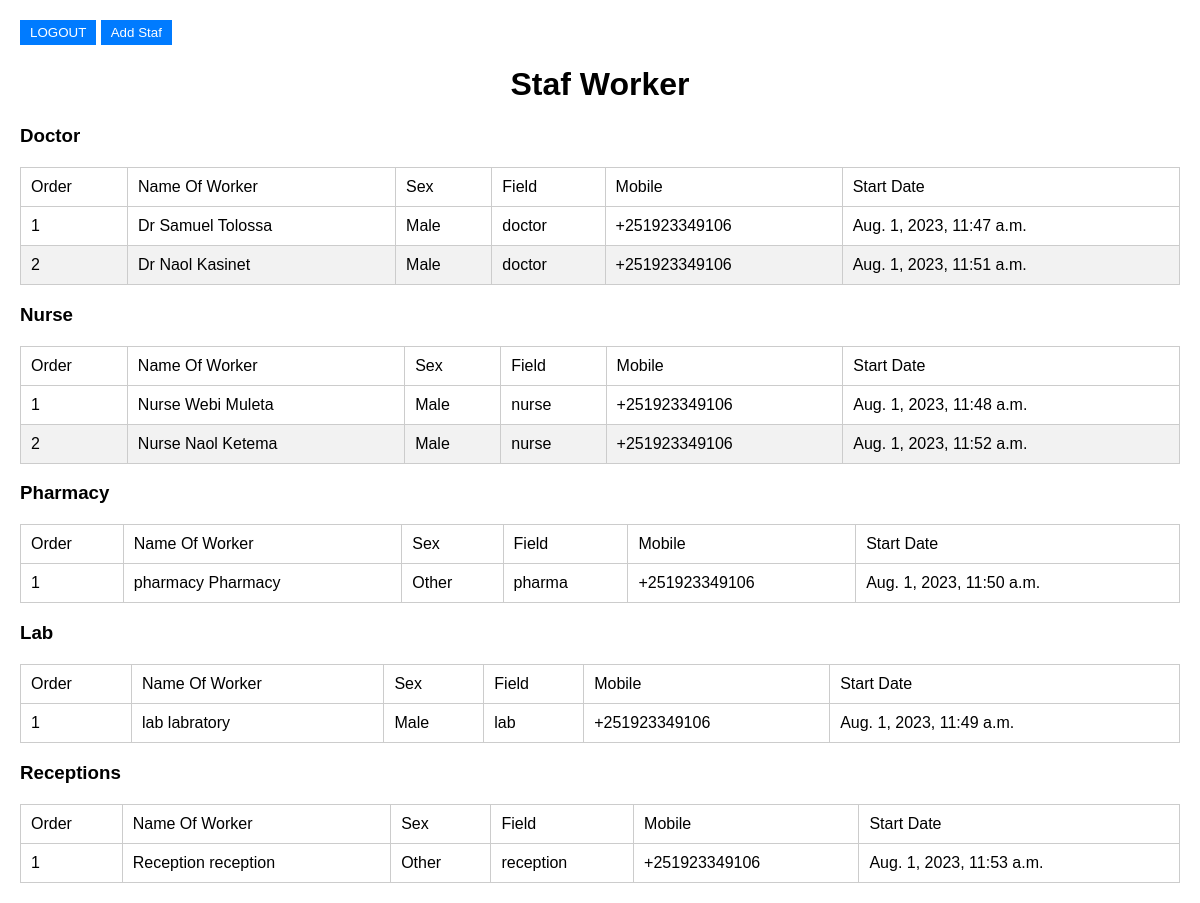
Screenshot of /admin-control/control-worker (signed in) with the database file from the repository.
### login/models.py (models this page shows, shortened)
class user_login(AbstractUser):
    gender = models.CharField(max_length=10)
    datetime = models.DateTimeField(auto_now_add=True, auto_now=False)
    is_active = models.BooleanField(default=True)
    mobile = models.CharField(default='', max_length=100)
    profetion = models.CharField(default="", max_length=100)
    filed = models.CharField(max_length=100, default='')

### admin_control/views.py (the view)
# urls.py: path('control-worker', views.control_worker, name= 'control_worker'),
@login_required(login_url='/admin-control')
def control_worker(request):
    Doctor_staf = user_login.objects.filter(profetion = 'Doctor')
    Nurse_staf = user_login.objects.filter(profetion = 'Nurse')
    pharmacy_staf =user_login.objects.filter(profetion = 'Pharmacy')
    lab_staf = user_login.objects.filter(profetion = 'Labratory')
    reception_staf = user_login.objects.filter(profetion = 'Reception')
    dictionary = {'doctor': Doctor_staf,
                  'nurse': Nurse_staf,
                  'pharmacy': pharmacy_staf,
                  'lab': lab_staf,
                  'reception':reception_staf}
    return render(request, 'admin/all_staf.html', dictionary)

### templates/admin/all_staf.html
{%load static%}
<html>
	<link rel="stylesheet" href="{%static 'tables.css'%}">
	<a href="/login/logout"><button>LOGOUT</button></a>
	<a href="/admin-control/add-staff"><button>Add Staf</button></a>
	<body>
		<h1>Staf Worker</h1>
		<h3>Doctor</h3>
		{%if doctor%}
		<table>
			<thead>
				<td>Order</td>
				<td>Name Of Worker</td>
				<td>Sex</td>
				<td>Field</td>
				<td>Mobile</td>
				<td>Start Date</td>
			</thead>
			{%for doctor in doctor%}
			<tr>
				<td>{{forloop.counter }}</td>
				<td>Dr {{doctor.first_name}} {{doctor.last_name}}</td>
				<td>{{doctor.gender}}</td>
				<td>{{doctor.filed}}</td>
				<td>{{doctor.mobile}}</td>
				<td>{{doctor.datetime}}</td>
			</tr>
			{%endfor%}
		</table>
		{%else%}
		<h5>No doctor staf in the hospital</h5>
		{%endif%}
		<h3>Nurse</h3>
		{%if nurse%}
		<table>
			<thead>
				<td>Order</td>
				<td>Name Of Worker</td>
				<td>Sex</td>
				<td>Field</td>
				<td>Mobile</td>
				<td>Start Date</td>
			</thead>
			{%for nurse in nurse%}
			<tr>
				<td>{{forloop.counter }}</td>
				<td>Nurse {{nurse.first_name}} {{nurse.last_name}}</td>
				<td>{{nurse.gender}}</td>
				<td>{{nurse.filed}}</td>
				<td>{{nurse.mobile}}</td>
				<td>{{nurse.datetime}}</td>
			</tr>
			{%endfor%}
		</table>
		{%else%}
		<h5>No nurse staf in the hospital</h5>
		{%endif%}
		<h3>Pharmacy</h3>
		{%if pharmacy%}
		<table>
			<thead>
				<td>Order</td>
				<td>Name Of Worker</td>
				<td>Sex</td>
				<td>Field</td>
				<td>Mobile</td>
				<td>Start Date</td>
			</thead>
			{%for pharmacy in pharmacy%}
			<tr>
				<td>{{forloop.counter }}</td>
				<td>{{pharmacy.first_name}} {{pharmacy.last_name}}</td>
				<td>{{pharmacy.gender}}</td>
				<td>{{pharmacy.filed}}</td>
				<td>{{pharmacy.mobile}}</td>
				<td>{{pharmacy.datetime}}</td>
			</tr>
			{%endfor%}
		</table>
		{%else%}
		<h5>No pharmacy staf in the hospital</h5>
		{%endif%}
		<h3>Lab</h3>
		{%if lab%}
		<table>
			<thead>
				<td>Order</td>
				<td>Name Of Worker</td>
				<td>Sex</td>
				<td>Field</td>
				<td>Mobile</td>
				<td>Start Date</td>
			</thead>
			{%for lab in lab%}
			<tr>
				<td>{{forloop.counter }}</td>
				<td>{{lab.first_name}} {{lab.last_name}}</td>
				<td>{{lab.gender}}</td>
				<td>{{lab.filed}}</td>
				<td>{{lab.mobile}}</td>
				<td>{{lab.datetime}}</td>
			</tr>
			{%endfor%}
		</table>
		{%else%}
		<h5>No lab staf in the hospital</h5>
		{%endif%}
		<h3>Receptions</h3>
		{%if reception%}
		<table>
			<thead>
				<td>Order</td>
				<td>Name Of Worker</td>
				<td>Sex</td>
				<td>Field</td>
				<td>Mobile</td>
				<td>Start Date</td>
			</thead>
			{%for reception in reception%}
			<tr>
				<td>{{forloop.counter }}</td>
				<td>{{reception.first_name}} {{reception.last_name}}</td>
				<td>{{reception.gender}}</td>
				<td>{{reception.filed}}</td>
				<td>{{reception.mobile}}</td>
				<td>{{reception.datetime}}</td>
			</tr>
			{%endfor%}
		</table>
		{%else%}
		<h5>No reception staf in the hospital</h5>
		{%endif%}
	</body>
</html>

### static/tables.css (style rules this page uses)
body { font-family: Arial, sans-serif; margin: 20px; }
h1 { text-align: center; }
table { width: 100%; border-collapse: collapse; margin-top: 20px; }
th, td { padding: 10px; border: 1px solid #ccc; text-align: left; }
tr:nth-child(even) { background-color: #f2f2f2; }
a { text-decoration: none; }
button { padding: 5px 10px; background-color: #007bff; color: #fff; border: none; cursor: pointer; }

### rows the page displays
user_login: first_name "Samuel", last_name "Tolossa", gender "Male", filed "doctor", mobile "+251923349106", datetime "Aug. 1, 2023, 11:47 a.m."
user_login: first_name "Naol", last_name "Kasinet", gender "Male", filed "doctor", mobile "+251923349106", datetime "Aug. 1, 2023, 11:51 a.m."
user_login: first_name "Webi", last_name "Muleta", gender "Male", filed "nurse", mobile "+251923349106", datetime "Aug. 1, 2023, 11:48 a.m."
user_login: first_name "Naol", last_name "Ketema", gender "Male", filed "nurse", mobile "+251923349106", datetime "Aug. 1, 2023, 11:52 a.m."
user_login: first_name "pharmacy", last_name "Pharmacy", gender "Other", filed "pharma", mobile "+251923349106", datetime "Aug. 1, 2023, 11:50 a.m."
user_login: first_name "lab", last_name "labratory", gender "Male", filed "lab", mobile "+251923349106", datetime "Aug. 1, 2023, 11:49 a.m."
user_login: first_name "Reception", last_name "reception", gender "Other", filed "reception", mobile "+251923349106", datetime "Aug. 1, 2023, 11:53 a.m."
